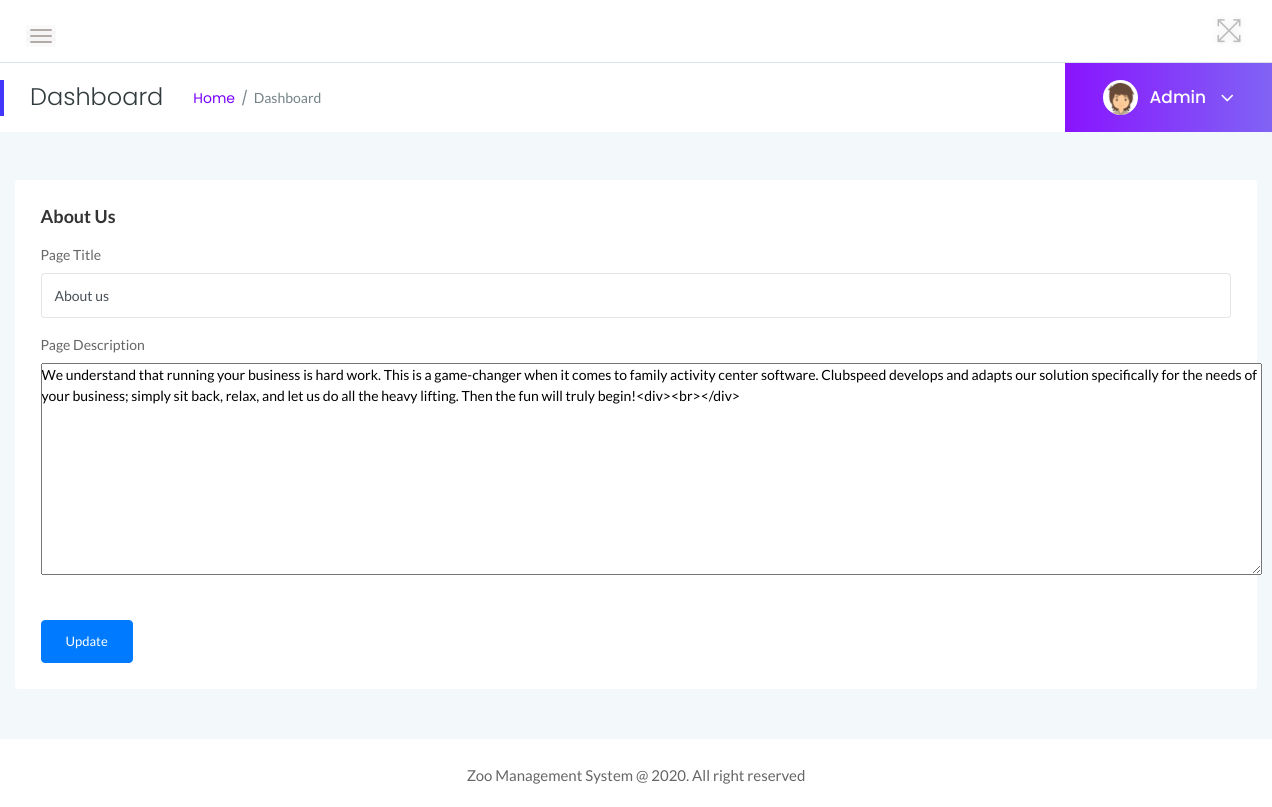
Screenshot of /zms/admin/aboutus.php (signed in) with the database file from the repository.
### tables this page shows
CREATE TABLE `tblpage` (
  `ID` int(10) NOT NULL,
  `PageType` varchar(200) DEFAULT NULL,
  `PageTitle` varchar(200) DEFAULT NULL,
  `PageDescription` mediumtext DEFAULT NULL,
  `Email` varchar(200) DEFAULT NULL,
  `MobileNumber` bigint(10) DEFAULT NULL,
  `UpdationDate` timestamp NULL DEFAULT NULL ON UPDATE current_timestamp()
);

### zms/admin/aboutus.php (the view, shortened to what this page needs)
<?php
include('includes/dbconnection.php');
if (strlen($_SESSION['zmsaid']==0)) {
  header('location:logout.php');
  } else{
  ?>
<!doctype html>
<html class="no-js" lang="en">
<head>
    <link rel="stylesheet" href="assets/css/bootstrap.min.css">
    <link rel="stylesheet" href="assets/css/font-awesome.min.css">
    <link rel="stylesheet" href="assets/css/themify-icons.css">
    <link rel="stylesheet" href="assets/css/metisMenu.css">
    <link rel="stylesheet" href="assets/css/owl.carousel.min.css">
    <link rel="stylesheet" href="assets/css/slicknav.min.css">
    <link rel="stylesheet" href="https://www.amcharts.com/lib/3/plugins/export/export.css" type="text/css" media="all" />
    <link rel="stylesheet" href="assets/css/typography.css">
    <link rel="stylesheet" href="assets/css/default-css.css">
    <link rel="stylesheet" href="assets/css/styles.css">
    <link rel="stylesheet" href="assets/css/responsive.css">
</head>
<body>
    <div class="page-container">
        <div class="main-content">
          <?php include_once('includes/header.php');?>
           <?php include_once('includes/pagetitle.php');?>
            <div class="main-content-inner">
                <div class="row">
                    <div class="col-lg-12 col-ml-12">
                        <div class="row">
                            <div class="col-12 mt-5">
                                <div class="card">
                                    <div class="card-body">
                                        <h4 class="header-title">About Us</h4>
                                        <form method="post" action="" name="">
                                            <?php
$ret=mysqli_query($con,"select * from  tblpage where PageType='aboutus'");
while ($row=mysqli_fetch_array($ret)) {
?>
                                             <div class="form-group">
                                                <label for="exampleInputEmail1">Page Title</label>
                                                <input type="text" class="form-control" name="pagetitle" value="<?php  echo $row['PageTitle'];?>" required='true'>
                                            </div>
                                         <div class="form-group">
                                                <label for="exampleInputEmail1">Page Description</label>
                                                 <textarea  name="pagedes" required='true' cols="165" rows="10"><?php  echo $row['PageDescription'];?></textarea>
                                            </div>
                                      <?php } ?>
                                            <button type="submit" class="btn btn-primary mt-4 pr-4 pl-4" name="submit">Update</button>
                                        </form>
                                    </div>
                                </div>
                            </div>
                        </div>
                    </div>
                </div>
            </div>
        </div>
        <?php include_once('includes/footer.php');?>
    </div>
</body>
</html>
<?php }  ?>

### zms/admin/includes/pagetitle.php (shortened to what this page needs)
<?php
include('includes/dbconnection.php');
?>
<div class="page-title-area">
                <div class="row align-items-center">
                    <div class="col-sm-6">
                        <div class="breadcrumbs-area clearfix">
                            <h4 class="page-title pull-left">Dashboard</h4>
                            <ul class="breadcrumbs pull-left">
                                <li><a href="dashboard.php">Home</a></li>
                                <li><span>Dashboard</span></li>
                            </ul>
                        </div>
                    </div>
                    <div class="col-sm-6 clearfix">
                        <div class="user-profile pull-right">
                            <img class="avatar user-thumb" src="assets/images/author/avatar.png" alt="avatar">
                            <?php
$adid=$_SESSION['zmsaid'];
$ret=mysqli_query($con,"select AdminName from tbladmin where ID='$adid'");
$row=mysqli_fetch_array($ret);
$name=$row['AdminName'];
?>
                            <h4 class="user-name dropdown-toggle" data-toggle="dropdown"><?php echo $name; ?> <i class="fa fa-angle-down"></i></h4>
                        </div>
                    </div>
                </div>
            </div>

### zms/admin/assets/css/typography.css (style rules this page uses)
body { font-size: 14px; font-family: 'Lato', sans-serif; }
h1, h2, h3, h4, h5, h6 { margin: 0; font-family: 'Poppins', sans-serif; }
a, a:visited { text-decoration: none; transition: all 0.3s ease-in-out; -webkit-transition: all 0.3s ease-in-out; -moz-transition: all 0.3s ease-in-out; -o-transition: all 0.3s ease-in-out; outline: 0; font-family: 'Poppins', sans-serif; }
ul, ol { margin-bottom: 0px; margin-top: 0px; padding: 0; }
ul { margin: 0; list-style-type: none; }
button { cursor: pointer; outline: none!important; letter-spacing: 0; }

### zms/admin/assets/css/default-css.css (style rules this page uses)
* { margin: 0; padding: 0; box-sizing: border-box; }
*, *:before, *:after { -moz-box-sizing: border-box; -webkit-box-sizing: border-box; box-sizing: border-box; }
html { -webkit-font-smoothing: antialiased; }
body { background: #fff; font-weight: normal; -webkit-font-smoothing: antialiased; -webkit-text-size-adjust: 100%; }
img { max-width: 100%; height: auto; }
:root { --primary-color: #4336FB; }

### zms/admin/assets/css/styles.css (style rules this page uses)
.page-container { width: 100%; height: 100%; min-height: 100vh; padding-left: 280px; -webkit-transition: padding-left 0.3s ease 0s; transition: padding-left 0.3s ease 0s; }
.card { border: none; border-radius: 4px; background-color: #fff; -webkit-transition: all 0.3s ease 0s; transition: all 0.3s ease 0s; }
.card-body { padding: 25.6px; padding: 1.6rem; }
.main-content { width: 100%; background: #F3F8FB; }
.main-content-inner { padding: 0 30px 50px; }
.page-title-area { padding: 0 30px; background: #fff; position: relative; }
.page-title-area:before { content: ''; position: absolute; left: 0; top: 50%; width: 4px; height: 36px; background: var(--primary-color); -webkit-transform: translateY(-50%); transform: translateY(-50%); }
.page-title { font-size: 24px; font-weight: 300; color: #313b3d; letter-spacing: 0; margin-right: 30px; }
ul.breadcrumbs { margin-top: 4px; }
.breadcrumbs li { display: inline-block; }
.breadcrumbs li a, .breadcrumbs li span { display: block; font-size: 14px; font-weight: 400; color: #7801ff; letter-spacing: 0; margin-right: 16px; position: relative; }
.breadcrumbs li a:before { content: '/'; color: #768387; position: absolute; right: -13px; top: 0; }
.breadcrumbs li span { margin-right: 0; color: #768387; text-transform: capitalize; }
.user-profile { margin-right: -30px; display: -webkit-box; display: -ms-flexbox; display: flex; -webkit-box-align: center; -ms-flex-align: center; align-items: center; -ms-flex-wrap: wrap; flex-wrap: wrap; background: -webkit-linear-gradient(left, #8914fe 0%, #8063f5 100%); background: linear-gradient(to right, #8914fe 0%, #8063f5 100%); padding: 17px 38px; position: relative; }
.user-profile img.avatar { height: 35px; width: 35px; border-radius: 50%; margin-right: 12px; }
.user-name { font-size: 17px; font-weight: 500; color: #fff; letter-spacing: 0; cursor: pointer; -webkit-user-select: none; -moz-user-select: none; -ms-user-select: none; user-select: none; }
.user-name i { margin-left: 10px; font-size: 21px; vertical-align: middle; position: relative; }
.notification-area .dropdown-toggle, .user-name.dropdown-toggle { position: relative; }
.notification-area .dropdown-toggle:after, .user-name.dropdown-toggle:after { display: none; }
.header-title { font-family: 'Lato', sans-serif; font-size: 18px; font-weight: 600; letter-spacing: 0; color: #333; text-transform: capitalize; margin-bottom: 17px; }
.btn { padding: 11px 17px; font-size: 13px; letter-spacing: 0; }
.form-control, .form-control:focus { outline: none; box-shadow: none; }
.form-control { font-size: 14px; border: 1px solid rgba(170, 170, 170, .3); padding: 10.72px 12.8px; padding: .67rem .8rem; }
label { font-weight: 500; color: #666; display: inline-block; margin-bottom: 8px; margin-bottom: .5rem; }

### zms/admin/assets/css/responsive.css (style rules this page uses)
@media screen and (min-width: 1200px) and (max-width: 1440px) { .col-ml-12 { -webkit-box-flex: 0; -ms-flex: 0 0 100%; flex: 0 0 100%; max-width: 100%; } }
@media (min-width: 1200px) and (max-width: 1364px) { .main-content-inner { padding: 0 15px 50px; } }
@media (min-width: 1200px) and (max-width: 1364px) { .page-container, .sbar_collapsed.page-container { padding-left: 0; } }

### rows the page displays
tblpage: pagetitle "About us", pagedes "We understand that running your business is hard work. This is a game-changer when it comes to family activity center software. Clubspeed develops and adapts our solution specifically for the needs of your business; simply sit back, relax, and let us do all the heavy lifting. Then the fun will truly begin!<div><br></div>"

### other values shown
$name "Admin"
